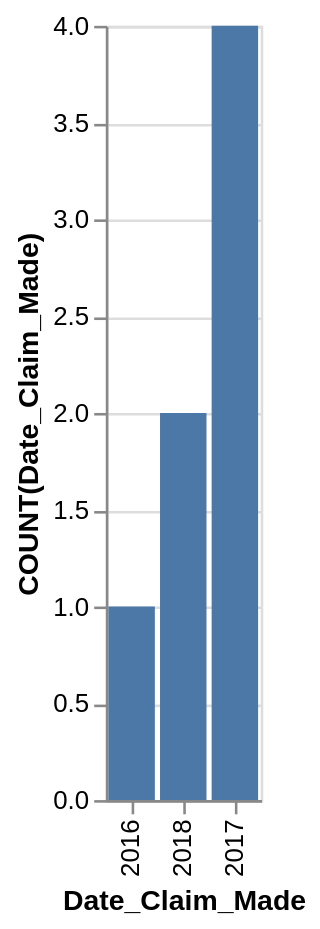

Specify this chart in Vega-Lite:
### Vega-Lite specification from a JSON file in a GitHub repository (floating-point values rounded to 4 significant figures)
{"data": {"values": [{"x_data": "2016", "y_data": 1}, {"x_data": "2018", "y_data": 2}, {"x_data": "2017", "y_data": 4}]}, "mark": "bar", "encoding": {"x": {"field": "x_data", "type": "nominal", "title": "Date_Claim_Made", "sort": {"op": "sum", "field": "y_data", "order": "ascending"}}, "y": {"field": "y_data", "type": "quantitative", "title": "COUNT(Date_Claim_Made)"}}}
